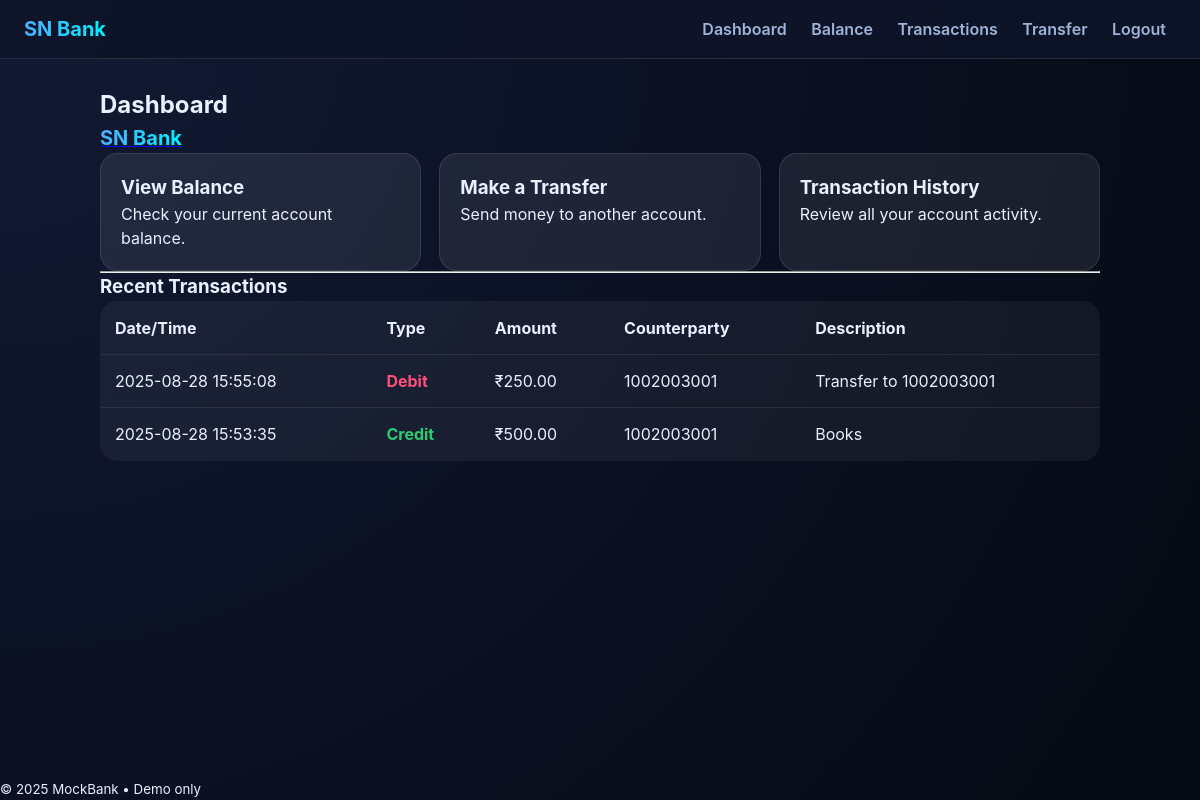
The page /dashboard (signed in) on the database its author committed.
### app.py (models this page shows)
class Transaction(db.Model):
    id = db.Column(db.Integer, primary_key=True)
    user_id = db.Column(db.Integer, db.ForeignKey("user.id"), nullable=False, index=True)
    type = db.Column(db.String(10), nullable=False)  # "credit" or "debit"
    amount = db.Column(db.Numeric(12, 2), nullable=False)
    description = db.Column(db.String(255), default="")
    counterparty = db.Column(db.String(30), default="")  # other account number
    balance_after = db.Column(db.Numeric(12, 2), nullable=False)
    timestamp = db.Column(db.DateTime, default=datetime.utcnow, index=True)

### app.py (the view)
    @app.get("/dashboard")
    @login_required
    def dashboard():
        recent_txns = (
            Transaction.query
            .filter_by(user_id=g.user.id)
            .order_by(Transaction.timestamp.desc())
            .limit(5)
            .all()
        )
        return render_template("dashboard.html", recent_txns=recent_txns)

### templates/dashboard.html
{% extends "base.html" %}
{% block content %}
<h2>Dashboard</h2>
<a href="{{ url_for('dashboard') }}" class="logo">
  <span style="font-weight: bold; font-size: 20px; color: white;">SN Bank</span>
</a>
<div class="grid">
  <a class="tile" href="{{ url_for('balance') }}">
    <h3>View Balance</h3>
    <p>Check your current account balance.</p>
  </a>
  <a class="tile" href="{{ url_for('transfer_form') }}">
    <h3>Make a Transfer</h3>
    <p>Send money to another account.</p>
  </a>
  <a class="tile" href="{{ url_for('transactions') }}">
    <h3>Transaction History</h3>
    <p>Review all your account activity.</p>
  </a>
</div>
<hr>
<h3>Recent Transactions</h3>
<table class="table">
  <thead>
    <tr>
      <th>Date/Time</th>
      <th>Type</th>
      <th>Amount</th>
      <th>Counterparty</th>
      <th>Description</th>
    </tr>
  </thead>
  <tbody>
    {% for t in recent_txns %}
    <tr>
      <td>{{ t.timestamp.strftime("%Y-%m-%d %H:%M:%S") }}</td>
      <td class="type {{ t.type }}">{{ t.type|capitalize }}</td>
      <td>₹{{ '%.2f'|format(t.amount) }}</td>
      <td>{{ t.counterparty or '-' }}</td>
      <td>{{ t.description }}</td>
    </tr>
    {% else %}
    <tr><td colspan="5" style="text-align:center;">No transactions yet.</td></tr>
    {% endfor %}
  </tbody>
</table>
{% endblock %}

### static/css/styles.css (style rules this page uses)
:root { --bg: #0a0f1f; --card: rgba(255, 255, 255, 0.05); --glass: rgba(255, 255, 255, 0.08); --text: #e9f0ff; --muted: #9fb4d8; --accent: #4e7cff; --accent-2: #2ad1ff; --danger: #ff4e78; --success: #2ecc71; --warning: #ffc107; --radius: 18px; --transition: 0.25s ease; }
* { margin: 0; padding: 0; box-sizing: border-box; font-family: 'Inter', system-ui, -apple-system, Segoe UI, Roboto, Ubuntu, sans-serif; }
body { background: radial-gradient(circle at top left, #121a34, #050913); color: var(--text); display: flex; flex-direction: column; min-height: 100vh; line-height: 1.5; }
.grid { display: grid; grid-template-columns: repeat(auto-fit, minmax(220px, 1fr)); gap: 18px; }
.tile { background: var(--glass); padding: 20px; border-radius: var(--radius); text-decoration: none; color: var(--text); transition: var(--transition); border: 1px solid rgba(255,255,255,0.1); }
.table { width: 100%; border-collapse: collapse; background: var(--card); border-radius: var(--radius); overflow: hidden; border: 1px solid rgba(255,255,255,0.1); }
.table th, .table td { padding: 14px; border-bottom: 1px solid rgba(255,255,255,0.08); text-align: left; }
.table .type.debit { color: var(--danger); font-weight: 700; }
.table .type.credit { color: var(--success); font-weight: 700; }
.logo span { font-weight: bold; font-size: 22px; background: linear-gradient(90deg, #4facfe 0%, #00f2fe 100%); -webkit-background-clip: text; -webkit-text-fill-color: transparent; }

### rows shown on the page
Transaction: timestamp "2025-08-28 15:55:08", type "Debit", amount "250.00", counterparty "1002003001", description "Transfer to 1002003001"
Transaction: timestamp "2025-08-28 15:53:35", type "Credit", amount "500.00", counterparty "1002003001", description "Books"

### other values the page prints
{{ 2025 }} "2025"
